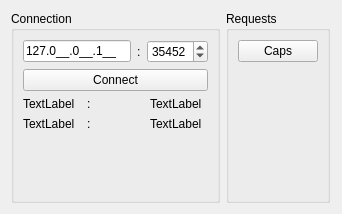
<?xml version="1.0" encoding="UTF-8"?>
<ui version="4.0">
 <class>clientwgt</class>
 <widget class="QWidget" name="clientwgt">
  <property name="geometry">
   <rect>
    <x>0</x>
    <y>0</y>
    <width>342</width>
    <height>214</height>
   </rect>
  </property>
  <property name="windowTitle">
   <string>Form</string>
  </property>
  <layout class="QFormLayout" name="formLayout">
   <item row="0" column="0">
    <layout class="QHBoxLayout" name="horizontalLayout_9">
     <item>
      <widget class="QGroupBox" name="groupBox_2">
       <property name="title">
        <string>Connection</string>
       </property>
       <layout class="QVBoxLayout" name="verticalLayout_2" stretch="0,0,0,0,0">
        <item>
         <layout class="QHBoxLayout" name="horizontalLayout_3">
          <item>
           <widget class="QLineEdit" name="m_editIP">
            <property name="inputMask">
             <string>000.000.000.000;_</string>
            </property>
            <property name="text">
             <string>127.0.0.1</string>
            </property>
           </widget>
          </item>
          <item>
           <widget class="QLabel" name="label">
            <property name="text">
             <string>:</string>
            </property>
           </widget>
          </item>
          <item>
           <widget class="QSpinBox" name="m_spinPort">
            <property name="minimum">
             <number>1000</number>
            </property>
            <property name="maximum">
             <number>65534</number>
            </property>
            <property name="value">
             <number>35452</number>
            </property>
           </widget>
          </item>
         </layout>
        </item>
        <item>
         <widget class="QPushButton" name="m_pbConnect">
          <property name="text">
           <string>Connect</string>
          </property>
          <property name="checkable">
           <bool>true</bool>
          </property>
         </widget>
        </item>
        <item>
         <layout class="QHBoxLayout" name="horizontalLayout">
          <item>
           <widget class="QLabel" name="m_lblLocalIP">
            <property name="text">
             <string>TextLabel</string>
            </property>
           </widget>
          </item>
          <item>
           <widget class="QLabel" name="m_lblLocalSeparator">
            <property name="text">
             <string>:</string>
            </property>
           </widget>
          </item>
          <item>
           <widget class="QLabel" name="m_lblLocalPort">
            <property name="text">
             <string>TextLabel</string>
            </property>
           </widget>
          </item>
         </layout>
        </item>
        <item>
         <layout class="QHBoxLayout" name="horizontalLayout_2">
          <item>
           <widget class="QLabel" name="m_lblRemoteIP">
            <property name="text">
             <string>TextLabel</string>
            </property>
           </widget>
          </item>
          <item>
           <widget class="QLabel" name="m_lblRemoteSeparator">
            <property name="text">
             <string>:</string>
            </property>
           </widget>
          </item>
          <item>
           <widget class="QLabel" name="m_lblRemotePort">
            <property name="text">
             <string>TextLabel</string>
            </property>
           </widget>
          </item>
         </layout>
        </item>
        <item>
         <spacer name="verticalSpacer">
          <property name="orientation">
           <enum>Qt::Orientation::Vertical</enum>
          </property>
          <property name="sizeHint" stdset="0">
           <size>
            <width>20</width>
            <height>40</height>
           </size>
          </property>
         </spacer>
        </item>
       </layout>
      </widget>
     </item>
     <item>
      <widget class="QGroupBox" name="groupBox">
       <property name="title">
        <string>Requests</string>
       </property>
       <layout class="QVBoxLayout" name="verticalLayout">
        <item>
         <widget class="QPushButton" name="m_pbRequestCap">
          <property name="text">
           <string>Caps</string>
          </property>
         </widget>
        </item>
        <item>
         <spacer name="verticalSpacer_2">
          <property name="orientation">
           <enum>Qt::Orientation::Vertical</enum>
          </property>
          <property name="sizeHint" stdset="0">
           <size>
            <width>20</width>
            <height>40</height>
           </size>
          </property>
         </spacer>
        </item>
       </layout>
      </widget>
     </item>
    </layout>
   </item>
  </layout>
 </widget>
 <resources/>
 <connections/>
</ui>
